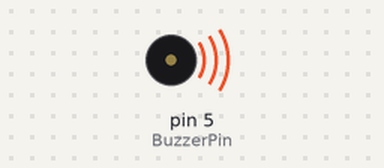
The sketch below on a simulated Arduino Uno, built with avr-gcc and run on an emulated ATmega328P. Parts: buzzer (waves = sounding).

Above: at 0.15 s.
At 6.93 s:
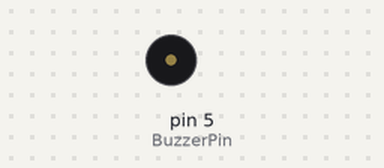
Timing chart, 0 to 8.1 s (numbered marks = the images above):
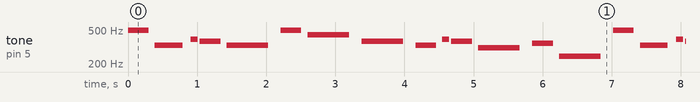

The sketch:

PopMusicPiezo.ino
```cpp
/*
  Pop Music
*/
#include "pitches.h"
int BuzzerPin = 5;

// notes in the melody (Hedwig's Theme):
int melody[] = {
  NOTE_B4, NOTE_E4, NOTE_G4, NOTE_FS4, NOTE_E4, NOTE_B4, NOTE_A4, NOTE_FS4,
  NOTE_E4, NOTE_G4, NOTE_FS4, NOTE_DS4, NOTE_F4, NOTE_B3};

// note durations: 4 = quarter note, 8 = eighth note, etc.:
int noteDurations[] = {
  4, 3, 12, 4, 2, 4, 2, 2,
  4, 12, 4, 2, 4, 2 };


void setup() {
  pinMode(BuzzerPin, OUTPUT);
}

void loop() {
  // iterate over the notes of the melody:
  for (int thisNote = 0; thisNote < 14; thisNote++) {
    // to calculate the note duration, take one second
    // divided by the note type.
    //e.g. quarter note = 1000 / 4, eighth note = 1000/8, etc.
    int noteDuration = 1200/noteDurations[thisNote];
    tone(BuzzerPin, melody[thisNote],noteDuration);
    // to distinguish the notes, set a minimum time between them.
    // the note's duration + 30% seems to work well:
    int pauseBetweenNotes = noteDuration * 1.30;
    delay(pauseBetweenNotes);
    // stop the tone playing:
    noTone(BuzzerPin);
    }
}


/*


  //Hedwig's Theme 14

// notes in the melody (Hedwig's Theme):
int melody[] = {
  NOTE_B4, NOTE_E4, NOTE_G4, NOTE_FS4, NOTE_E4, NOTE_B4, NOTE_A4, NOTE_FS4,
  NOTE_E4, NOTE_G4, NOTE_FS4, NOTE_DS4, NOTE_F4, NOTE_B3};

// note durations: 4 = quarter note, 8 = eighth note, etc.:
int noteDurations[] = {
  4, 3, 12, 4, 2, 4, 2, 2,
  4, 12, 4, 2, 4, 2 };

//Mario Main Theme 78

//Mario main theme melody
int melody[] = {
  NOTE_E7, NOTE_E7,0, NOTE_E7,
  0, NOTE_C7, NOTE_E7,0,
  NOTE_G7,0,0,0,
  NOTE_G6,0,0,0,

  NOTE_C7,0,0, NOTE_G6,
  0,0, NOTE_E6,0,
  0, NOTE_A6, 0, NOTE_B6,
  0, NOTE_AS6, NOTE_A6, 0,

  NOTE_G6, NOTE_E7, NOTE_G7,
  NOTE_A7, 0, NOTE_F7, NOTE_G7,
  0, NOTE_E7, 0,NOTE_C7,
  NOTE_D7, NOTE_B6, 0, 0,

  NOTE_C7, 0, 0, NOTE_G6,
  0, 0, NOTE_E6, 0,
  0, NOTE_A6, 0, NOTE_B6,
  0, NOTE_AS6, NOTE_A6, 0,

  NOTE_G6, NOTE_E7, NOTE_G7,
  NOTE_A7, 0, NOTE_F7, NOTE_G7,
  0, NOTE_E7, 0,NOTE_C7,
  NOTE_D7, NOTE_B6, 0, 0};

//Mario main theme tempo
int noteDurations[] = {
  12, 12, 12, 12,
  12, 12, 12, 12,
  12, 12, 12, 12,
  12, 12, 12, 12,

  12, 12, 12, 12,
  12, 12, 12, 12,
  12, 12, 12, 12,
  12, 12, 12, 12,

  9, 9, 9,
  12, 12, 12, 12,
  12, 12, 12, 12,
  12, 12, 12, 12,

  12, 12, 12, 12,
  12, 12, 12, 12,
  12, 12, 12, 12,
  12, 12, 12, 12,

  9, 9, 9,
  12, 12, 12, 12,
  12, 12, 12, 12,
  12, 12, 12, 12,
};

//Mario Underworld 56

int melody[] = {
  NOTE_C4, NOTE_C5, NOTE_A3, NOTE_A4,
  NOTE_AS3, NOTE_AS4, 0,
  0,
  NOTE_C4, NOTE_C5, NOTE_A3, NOTE_A4,
  NOTE_AS3, NOTE_AS4, 0,
  0,
  NOTE_F3, NOTE_F4, NOTE_D3, NOTE_D4,
  NOTE_DS3, NOTE_DS4, 0,
  0,
  NOTE_F3, NOTE_F4, NOTE_D3, NOTE_D4,
  NOTE_DS3, NOTE_DS4, 0,
  0, NOTE_DS4, NOTE_CS4, NOTE_D4,
  NOTE_CS4, NOTE_DS4,
  NOTE_DS4, NOTE_GS3,
  NOTE_G3, NOTE_CS4,
  NOTE_C4, NOTE_FS4, NOTE_F4, NOTE_E3, NOTE_AS4, NOTE_A4,
  NOTE_GS4, NOTE_DS4, NOTE_B3,
  NOTE_AS3, NOTE_A3, NOTE_GS3,
  0, 0, 0
};

//Underworld tempo
int noteDurations[] = {
  12, 12, 12, 12,
  12, 12, 6,
  3,
  12, 12, 12, 12,
  12, 12, 6,
  3,
  12, 12, 12, 12,
  12, 12, 6,
  3,
  12, 12, 12, 12,
  12, 12, 6,
  6, 18, 18, 18,
  6, 6,
  6, 6,
  6, 6,
  18, 18, 18, 18, 18, 18,
  10, 10, 10,
  10, 10, 10,
  3, 3, 3
};

//Pokemon 34

//Pokemon melody
int melody[] = {
 0,NOTE_G4, NOTE_G4, NOTE_G4, NOTE_G4, NOTE_G4,
 NOTE_F4, NOTE_D4, NOTE_AS3, NOTE_C4,
 NOTE_G4, NOTE_G4, NOTE_F4, NOTE_DS4,
 NOTE_F4, 0,

 NOTE_GS4, NOTE_GS4, NOTE_GS4, NOTE_GS4, NOTE_GS4,
 NOTE_G4, NOTE_F4, NOTE_DS4, NOTE_F4,
 NOTE_G4, NOTE_G4, NOTE_F4, NOTE_DS4,
 NOTE_G4, 0, NOTE_G4, NOTE_AS4, NOTE_C5
 };

//Pokemon tempo
int noteDurations[] = {
  8,8,8,8,3,8,
  4,8,2,8,
  4,4,8,8,
  1,4,

  8,8,8,3,8,
  4,8,2,8,
  4,8,4,8,
  2,8,8,8,8
};

//Star Wars 19

int melody[] =
{
  NOTE_F4, NOTE_F4,NOTE_F4,
  NOTE_AS4,
  NOTE_F5, NOTE_DS5, NOTE_D5, NOTE_C5,
  NOTE_AS5,
  NOTE_F5, NOTE_DS5,NOTE_D5,NOTE_C5,
  NOTE_AS5,
  NOTE_F5,NOTE_DS5,NOTE_D5,NOTE_DS5,
  NOTE_C5
};

int noteDurations[] = {
 6, 6, 6,
 1,
 2, 6, 6, 6,
 1,
 2, 6, 6, 6,
 1,
 2, 6, 6, 6,
 1};


 //Gravity Falls theme melody 71
int melody[] = {
 NOTE_D5, NOTE_E5,
 NOTE_F5,
 NOTE_A5, NOTE_G5, NOTE_A5,
 NOTE_C5,
 NOTE_D5, NOTE_E5,
 NOTE_F5, NOTE_E5,
 NOTE_G5, NOTE_A5,
 NOTE_G5, NOTE_F5,
 0, NOTE_F5, NOTE_F5, NOTE_F5,
 NOTE_A5, NOTE_A5, NOTE_G5, NOTE_F5,
 0, NOTE_A5, NOTE_A5, NOTE_A5,
 NOTE_G5, NOTE_A5, NOTE_G5, NOTE_F5,

 0, NOTE_F5, NOTE_F5, NOTE_F5,
 NOTE_A5, NOTE_A5, NOTE_G5, NOTE_F5,
 0, NOTE_A5, NOTE_A5, NOTE_A5,
 0, NOTE_CS6, NOTE_C6, NOTE_C6,

  0, NOTE_F5, NOTE_F5, NOTE_F5,
 NOTE_A5, NOTE_A5, NOTE_G5, NOTE_A5,
 0, NOTE_A5, NOTE_A5, NOTE_A5,
 NOTE_G5, NOTE_C6,
 NOTE_A5, NOTE_CS6,

 NOTE_D4, NOTE_A4, NOTE_F4, NOTE_D5,
 NOTE_A4, NOTE_F5, NOTE_D5, NOTE_A5, NOTE_D6
 };

//Gravity Falls tempo
int noteDurations[] = {
  2,4,
  1,
  3,3,4,
  1,

  2,4,
  2,2,
  2,2,
  2,2,

  4,4,4,4,
  4,4,4,4,
  4,4,4,4,
  4,4,4,4,

  4,4,4,4,
  4,4,4,4,
  4,4,4,4,
  4,4,4,4,

  4,4,4,4,
  4,4,4,4,
  4,4,4,4,
  2,2,2,2,

  8,8,8,8,
  8,8,8,8
};

  //All Star

// notes in the melody (All Star Smash Mouth):
int melody[] = {
NOTE_AS4, NOTE_FS4, 0,
NOTE_FS4, NOTE_DS4, NOTE_FS4, NOTE_FS4, 0,
NOTE_FS4, NOTE_DS4, NOTE_FS4, NOTE_FS4, 0,
NOTE_FS4, NOTE_AS4, NOTE_AS4, 0,

NOTE_AS4, NOTE_FS4, 0,
NOTE_FS4, NOTE_DS4, NOTE_FS4, NOTE_FS4, 0,
NOTE_FS4, NOTE_DS4, NOTE_FS4, NOTE_FS4, 0,
NOTE_FS4, NOTE_AS4, NOTE_AS4,

NOTE_FS4, NOTE_AS4, NOTE_CS5, NOTE_B4, NOTE_AS4, NOTE_GS4, NOTE_GS4, NOTE_FS4, 0,

NOTE_FS4, NOTE_FS4, NOTE_GS4, NOTE_FS4, NOTE_AS4, NOTE_GS4,
NOTE_GS4, NOTE_FS4, NOTE_FS4, NOTE_GS4, NOTE_GS4, NOTE_AS4, NOTE_DS4, 0};

// note durations: 4 = quarter note, 8 = eighth note, etc.:
int noteDurations[] = {
8, 8, 8,
16, 16, 8, 8, 8,
16, 16, 8, 8, 8,
4, 8, 8, 8,

8, 8, 8,
16, 16, 8, 8, 8,
16, 16, 8, 8, 8,
4, 8, 8,

8, 4, 4, 8, 8, 8, 8, 3, 8,

8, 8, 8, 8, 8, 3,
8, 8, 8, 8, 16, 16, 4, 2 };

*/
```

pitches.h
```cpp
/*************************************************
 * Public Constants
 *************************************************/

#define NOTE_B0  31
#define NOTE_C1  33
#define NOTE_CS1 35
#define NOTE_D1  37
#define NOTE_DS1 39
#define NOTE_E1  41
#define NOTE_F1  44
#define NOTE_FS1 46
#define NOTE_G1  49
#define NOTE_GS1 52
#define NOTE_A1  55
#define NOTE_AS1 58
#define NOTE_B1  62
#define NOTE_C2  65
#define NOTE_CS2 69
#define NOTE_D2  73
#define NOTE_DS2 78
#define NOTE_E2  82
#define NOTE_F2  87
#define NOTE_FS2 93
#define NOTE_G2  98
#define NOTE_GS2 104
#define NOTE_A2  110
#define NOTE_AS2 117
#define NOTE_B2  123
#define NOTE_C3  131
#define NOTE_CS3 139
#define NOTE_D3  147
#define NOTE_DS3 156
#define NOTE_E3  165
#define NOTE_F3  175
#define NOTE_FS3 185
#define NOTE_G3  196
#define NOTE_GS3 208
#define NOTE_A3  220
#define NOTE_AS3 233
#define NOTE_B3  247
#define NOTE_C4  262
#define NOTE_CS4 277
#define NOTE_D4  294
#define NOTE_DS4 311
#define NOTE_E4  330
#define NOTE_F4  349
#define NOTE_FS4 370
#define NOTE_G4  392
#define NOTE_GS4 415
#define NOTE_A4  440
#define NOTE_AS4 466
#define NOTE_B4  494
#define NOTE_C5  523
#define NOTE_CS5 554
#define NOTE_D5  587
#define NOTE_DS5 622
#define NOTE_E5  659
#define NOTE_F5  698
#define NOTE_FS5 740
#define NOTE_G5  784
#define NOTE_GS5 831
#define NOTE_A5  880
#define NOTE_AS5 932
#define NOTE_B5  988
#define NOTE_C6  1047
#define NOTE_CS6 1109
#define NOTE_D6  1175
#define NOTE_DS6 1245
#define NOTE_E6  1319
#define NOTE_F6  1397
#define NOTE_FS6 1480
#define NOTE_G6  1568
#define NOTE_GS6 1661
#define NOTE_A6  1760
#define NOTE_AS6 1865
#define NOTE_B6  1976
#define NOTE_C7  2093
#define NOTE_CS7 2217
#define NOTE_D7  2349
#define NOTE_DS7 2489
#define NOTE_E7  2637
#define NOTE_F7  2794
#define NOTE_FS7 2960
#define NOTE_G7  3136
#define NOTE_GS7 3322
#define NOTE_A7  3520
#define NOTE_AS7 3729
#define NOTE_B7  3951
#define NOTE_C8  4186
#define NOTE_CS8 4435
#define NOTE_D8  4699
#define NOTE_DS8 4978
```

Measured:
- by itself, tone on pin 5 (BuzzerPin): plays 494 Hz for 0.30 s, 330 Hz for 0.40 s, 392 Hz for 0.10 s, 370 Hz for 0.30 s, 330 Hz for 0.60 s, 494 Hz for 0.30 s … (260 notes in this stretch)
